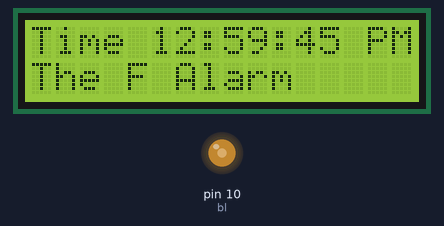
A sketch run on a simulated Arduino Uno, built with avr-gcc and run on an emulated ATmega328P. Shown: 16×2 character LCD, output pins drawn as LEDs (lit = HIGH). Pins used as bus, display or sensor lines are not drawn.

Above: at 0.2 s.
At 9.1 s:
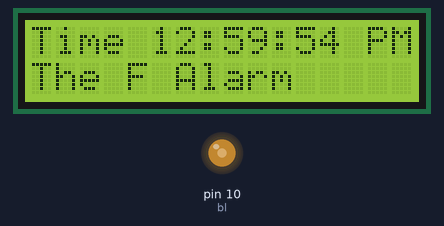
At 19.1 s:
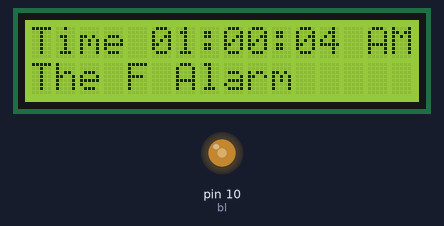
At 38.1 s:
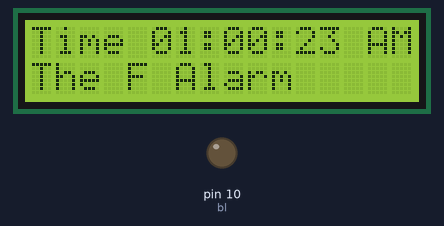
Timing chart, 0 to 39.6 s (numbered marks = the images above):
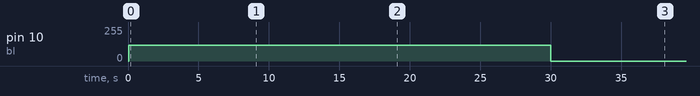

The sketch:

ClockV2.ino
```cpp
#include "LiquidCrystal.h"

// This defines the LCD wiring to the DIGITALpins
const int rs = 2, en = 3, d4 = 4, d5 = 5, d6 = 6, d7 = 7;
LiquidCrystal lcd(rs, en, d4, d5, d6, d7);

// Digital LCD Constrast setting
int cs=9;// pin 9 for contrast PWM
const int contrast = 6200;// default contrast

// initial Time display is 12:59:45 Ti
int h=12;
int m=59;
int s=45;
int flag=1; //Ti

// Time Set Buttons
int button1;
int button2;

// Pins definition for Time Set Buttons
int hs=0;// pin 0 for Hours Setting
int ms=1;// pin 1 for Minutes Setting

// Backlight Time Out
const int Time_light=150;
int bl_TO=Time_light;// Backlight Time-Out
int bl=10; // Backlight pin
const int backlight=120; // no more then 7mA !!!

// For accurate Time reading, use Arduino Real Time Clock and not just delay()
static uint32_t last_time, now = 0; // RTC

void setup()
{
lcd.begin(16,2);
pinMode(hs,INPUT_PULLUP);// avoid external Pullup resistors for Button 1
pinMode(ms,INPUT_PULLUP);// and Button 2
analogWrite(cs,contrast);// Adjust Contrast VO
analogWrite(bl,backlight);// Turn on Backlight
now=millis(); // read RTC initial value
Serial.begin(9600);
}

void loop()
{
lcd.begin(16,2);// every second
// Update LCD Display
// Print TIME in Hour, Min, Sec + AM/PM
lcd.setCursor(0,0);
lcd.print("Time ");
if(h<10)lcd.print("0");// always 2 digits
lcd.print(h);
lcd.print(":");
if(m<10)lcd.print("0");
lcd.print(m);
lcd.print(":");
if(s<10)lcd.print("0");
lcd.print(s);

if(flag==0) lcd.print(" AM");
if(flag==1) lcd.print(" PM");

lcd.setCursor(0,1);// for Line 2
lcd.print("The F Alarm");

// improved replacement of delay(1000)
// Much better accuracy, no more dependant of loop execution time

for ( int i=0 ;i<5 ;i++)// make 5 time 200ms loop, for faster Button response
{

while ((now-last_time)<200) //delay200ms
{
now=millis();
}
// inner 200ms loop
last_time=now; // prepare for next loop

// read Setting Buttons
button1=digitalRead(hs);// Read Buttons
button2=digitalRead(ms);

//Backlight time out
bl_TO--;
if(bl_TO==0)
{
analogWrite(bl,0);// comment out this line to turn Backlight OFF
bl_TO++;
}

// Hit any to activate Backlight
if( ((button1==0)|(button2==0)) & (bl_TO==1) )
{
bl_TO=Time_light;
analogWrite(bl,backlight);
// wait until Button released
while ((button1==0)|(button2==0))
{
button1=digitalRead(hs);// Read Buttons
button2=digitalRead(ms);
}
}
else
// Process Button 1 or Button 2 when hit while Backlight on
{
if(button1==0){
h=h+1;
bl_TO=Time_light;
analogWrite(bl,backlight);
}

if(button2==0){
s=0;
m=m+1;
bl_TO=Time_light;
analogWrite(bl,backlight);
}

/* ---- manage seconds, minutes, hours am/pm overflow ----*/
if(s==60){
s=0;
m=m+1;
}
if(m==60)
{
m=0;
h=h+1;
}
if(h==13)
{
h=1;
flag=flag+1;
if(flag==2)flag=0;
}

if((button1==0)|(button2==0))// Update display if time set button pressed
{
// Update LCD Display
// Print TIME in Hour, Min, Sec + AM/PM
lcd.setCursor(0,0);
lcd.print("Time ");
if(h<10)lcd.print("0");// always 2 digits
lcd.print(h);
lcd.print(":");
if(m<10)lcd.print("0");
lcd.print(m);
lcd.print(":");
if(s<10)lcd.print("0");
lcd.print(s);

if(flag==0) lcd.print(" AM");
if(flag==1) lcd.print(" PM");

lcd.setCursor(0,1);// for Line 2
lcd.print("The F Alarm");
}

} // end if else
}// end for

// outer 1000ms loop

s=s+1; //increment sec. counting

// ---- manage seconds, minutes, hours am/pm overflow ----
if(s==60){
s=0;
m=m+1;
}
if(m==60)
{
m=0;
h=h+1;
}
if(h==13)
{
h=1;
flag=flag+1;
if(flag==2)flag=0;
}

// Loop end
}
```

Measured:
- by itself, pin 10 (bl): 120/255 → 0/255 at 30.0 s
- what the display in image 0 shows lasts 1.0 s, from 0.1 s to 1.1 s
- what the display in image 1 shows lasts 1.0 s, from 9.1 s to 10.1 s
